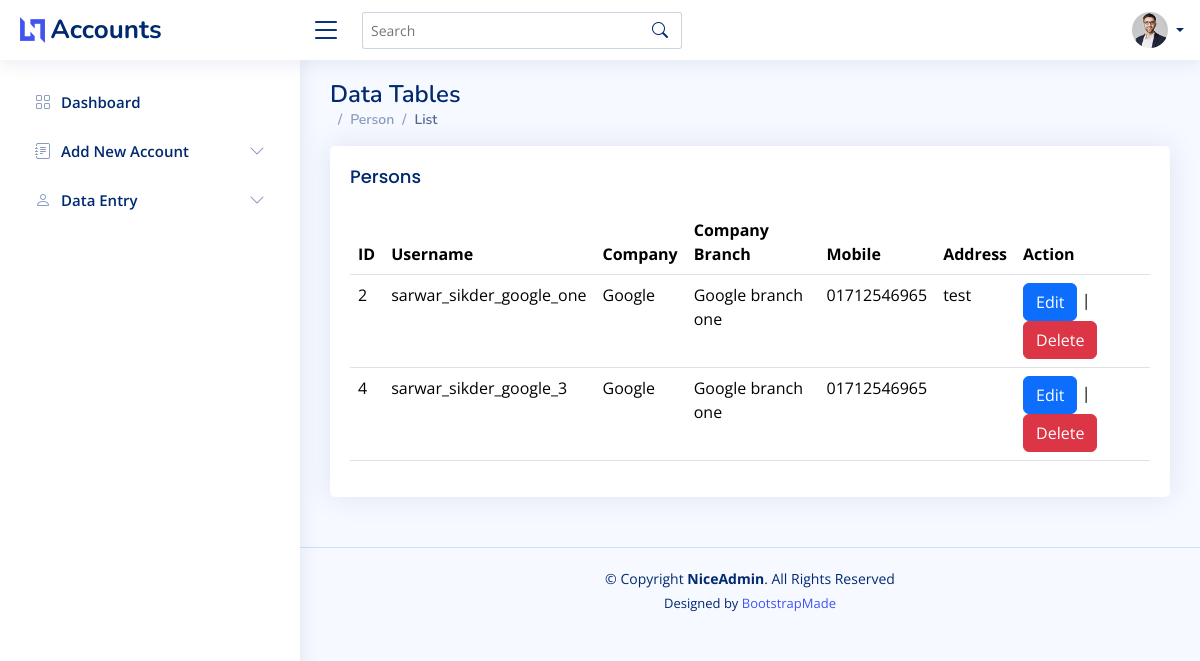
Screenshot of /users/list/ (signed in) with the database file from the repository.
### apps/users/models.py (models this page shows, shortened)
class CustomUser(AbstractUser):
    company = models.ForeignKey(Company, on_delete=models.CASCADE, blank=True, null=True, related_name='users')
    company_branch = models.ForeignKey(CompanyBranch, on_delete=models.CASCADE, blank=True, null=True,
                                       related_name='users')
    mobile = models.CharField(max_length=20, blank=True, null=True)
    address = models.TextField(blank=True, null=True)
    objects = CustomUserManager()

### apps/company/models.py (models this page shows, shortened)
class Company(models.Model):
    name = models.CharField(max_length=255)
    description = models.TextField()
    founded_date = models.DateField()
    website = models.URLField(null=True, blank=True)
    email = models.EmailField()
    phone_number = models.CharField(max_length=20, null=True, blank=True)
    address = models.CharField(max_length=255, null=True, blank=True)
    logo = models.ImageField(upload_to='company_logos/', null=True, blank=True)

class CompanyBranch(models.Model):
    company = models.ForeignKey(Company, on_delete=models.CASCADE)
    branch_name = models.CharField(max_length=255)
    branch_address = models.CharField(max_length=255)
    contact_person = models.CharField(max_length=255)
    contact_email = models.EmailField()
    contact_phone_number = models.CharField(max_length=20)

### accounting/authentication_decorators.py (the view)
    def wrapped_view(request, *args, **kwargs):
        if not request.user.is_authenticated:
            return redirect('login')  # Replace 'login' with the name of your login URL
        return view_func(request, *args, **kwargs)

### apps/users/views.py (called while the page is built)
@authentication_required
def user_list(request):
    user = request.user
    if user.company and user.company_branch:
        qs = CustomUser.objects.filter(company=user.company, company_branch=user.company_branch)
    else:
        qs = CustomUser.objects.none()
    context = {
        'first_name': user.first_name,
        'last_name': user.last_name,
        'company': user.company,
        'company_branch': user.company_branch,
        'branch_users': qs
    }
    return render(request, 'users/index.html', context)

### templates/users/index.html (shortened to what this page needs)
{% extends 'base.html' %}
{% block content %}
    <main id="main" class="main">
        <div class="pagetitle">
            <h1>Data Tables</h1>
            <nav>
                <ol class="breadcrumb">
                    <li class="breadcrumb-item">Person</li>
                    <li class="breadcrumb-item active">List</li>
                </ol>
            </nav>
        </div>
        <section class="section">
            <div class="row">
                <div class="col-lg-12">
                    <div class="card">
                        <div class="card-body">
                            <h5 class="card-title">Persons</h5>
                            <table id="user-list" class="display table datatable">
                                <thead>
                                <tr>
                                    <th>ID</th>
                                    <th>Username</th>
                                    <th>Company</th>
                                    <th>Company Branch</th>
                                    <th>Mobile</th>
                                    <th>Address</th>
                                    <th>Action</th>
                                </tr>
                                </thead>
                                <tbody>
                                {% for user in branch_users %}
                                    <tr>
                                        <td>{{ user.id }}</td>
                                        <td>{{ user.username }}</td>
                                        <td>{{ user.company.name }}</td>
                                        <td>{{ user.company_branch.branch_name }}</td>
                                        <td>{{ user.mobile }}</td>
                                        <td>{{ user.address }}</td>
                                        <td>
                                            <a class="btn btn-primary" href="{% url 'edit_user' user.id %}">Edit</a> |
                                            <a class="btn btn-danger" href="{% url 'delete_user' user.id %}">Delete</a>
                                        </td>
                                    </tr>
                                {% endfor %}
                                </tbody>
                            </table>
                        </div>
                    </div>
                </div>
            </div>
        </section>
    </main>
{% endblock %}

### static/assets/css/style.css (style rules this page uses)
:root { scroll-behavior: smooth; }
body { font-family: "Open Sans", sans-serif; background: #f6f9ff; color: #444444; }
a { color: #4154f1; text-decoration: none; }
h1, h2, h3, h4, h5, h6 { font-family: "Nunito", sans-serif; }
#main { margin-top: 60px; padding: 20px 30px; transition: all 0.3s; }
.pagetitle { margin-bottom: 10px; }
.pagetitle h1 { font-size: 24px; margin-bottom: 0; font-weight: 600; color: #012970; }
.card { margin-bottom: 30px; border: none; border-radius: 5px; box-shadow: 0px 0 30px rgba(1, 41, 112, 0.1); }
.card-title { padding: 20px 0 15px 0; font-size: 18px; font-weight: 500; color: #012970; font-family: "Poppins", sans-serif; }
.card-body { padding: 0 20px 20px 20px; }
.breadcrumb { font-size: 14px; font-family: "Nunito", sans-serif; color: #899bbd; font-weight: 600; }
.breadcrumb .breadcrumb-item::before { color: #899bbd; }
.breadcrumb .active { color: #51678f; font-weight: 600; }
@media (min-width: 1200px) { #main, #footer { margin-left: 300px; } }

### rows the page displays
CustomUser: id "2", username "sarwar_sikder_google_one", company.name "Google", company_branch.branch_name "Google branch one", mobile "01712546965", address "test"
CustomUser: id "4", username "sarwar_sikder_google_3", company.name "Google", company_branch.branch_name "Google branch one", mobile "01712546965"
